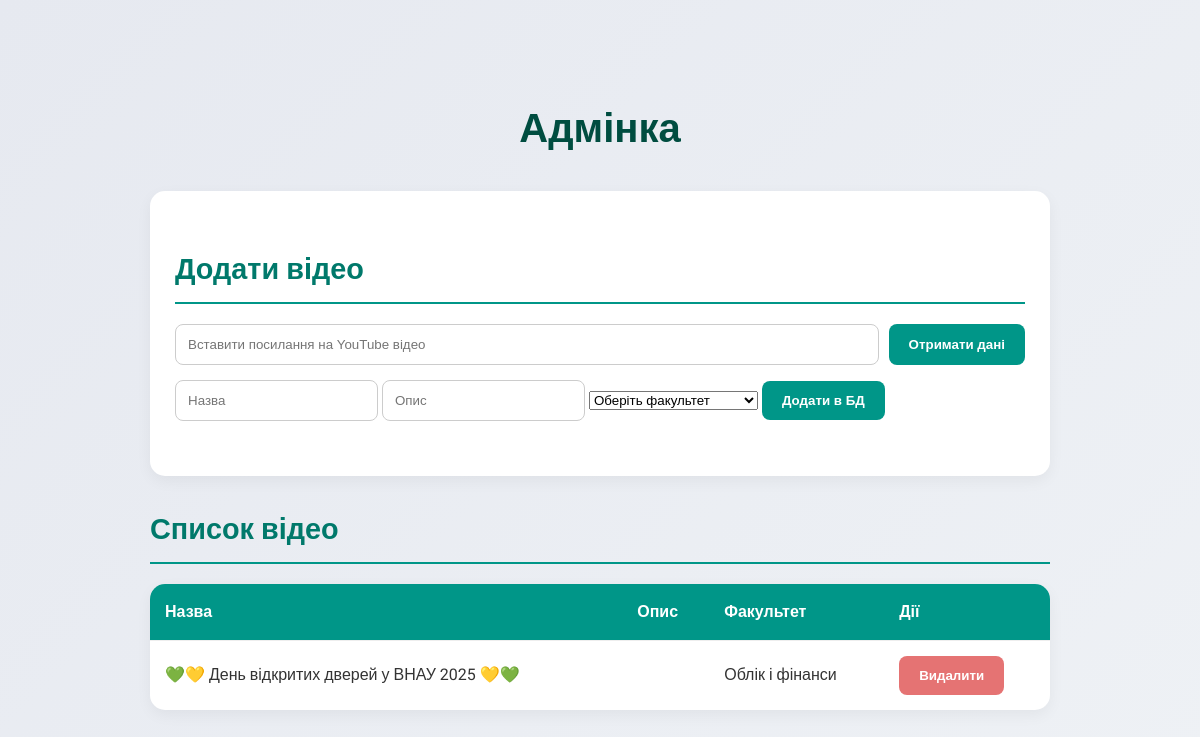
/admin, run on an earlier commit of the app's database.
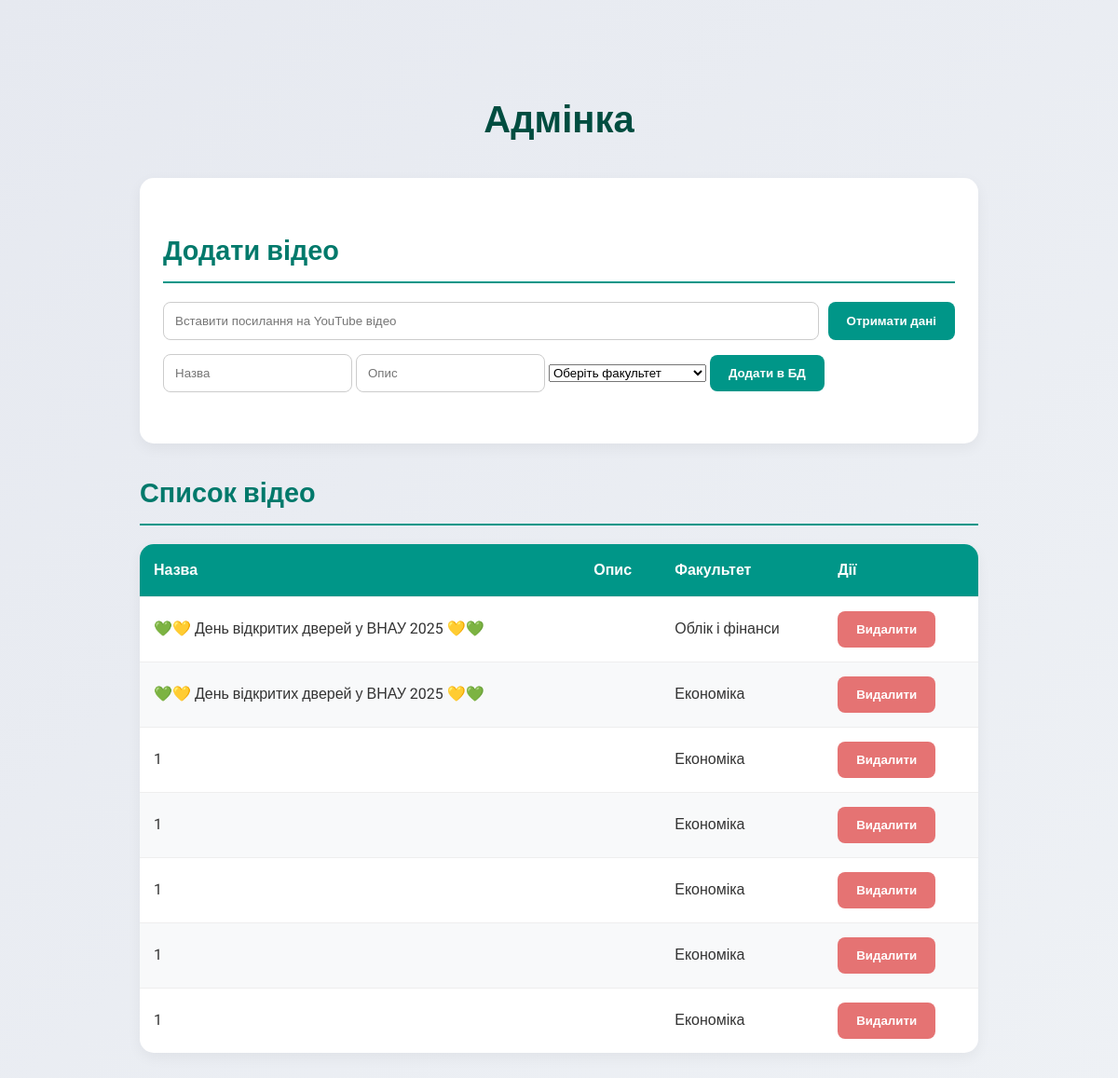
And on a later commit of the database.
### tables this page shows
CREATE TABLE videos (
        id INTEGER PRIMARY KEY AUTOINCREMENT,
        yt_id TEXT NOT NULL,
        title TEXT NOT NULL,
        description TEXT,
        faculty TEXT NOT NULL
    );

### app.py (the view)
@app.route("/admin")
def admin_page():
    videos = database.get_videos(limit=1000, offset=0)
    faculties = [
        "Агрономія", "Екологія", "Інженерія", "Економіка",
        "Облік і фінанси", "Менеджмент", "Технології виробництва", "Ветеринарна медицина"
    ]
    return render_template("admin.html", videos=videos, faculties=faculties)

### database.py (called while the page is built)
def get_videos(faculty=None, limit=5, offset=0):
    conn = sqlite3.connect(DB_NAME)
    c = conn.cursor()
    if faculty:
        c.execute("SELECT id, yt_id, title, description, faculty FROM videos WHERE faculty=? LIMIT ? OFFSET ?",
                  (faculty, limit, offset))
    else:
        c.execute("SELECT id, yt_id, title, description, faculty FROM videos LIMIT ? OFFSET ?",
                  (limit, offset))
    rows = c.fetchall()
    conn.close()
    return [{"id": r[0], "yt_id": r[1], "title": r[2], "description": r[3], "faculty": r[4]} for r in rows]

### templates/admin.html (shortened to what this page needs)
<!DOCTYPE html>
<html lang="uk">
<head>
    <link rel="stylesheet" href="/static/css/admin.css">
</head>
<body>
    <div class="admin-container">
        <h1>Адмінка</h1>
        <div class="add-video-section card">
            <h2>Додати відео</h2>
            <div class="fetch-input-group">
                <input type="text" id="youtube-url" placeholder="Вставити посилання на YouTube відео">
                <button id="fetch-btn" type="button" class="btn">Отримати дані</button>
            </div>
            <form id="add-video-form" method="POST" action="{{ url_for('admin_add') }}">
                <input type="text" name="title" id="title" placeholder="Назва" required>
                <input type="text" name="description" id="description" placeholder="Опис">
                <select name="faculty" id="faculty-select" required>
                    <option value="" disabled selected>Оберіть факультет</option>
                </select>
                <button type="submit" class="btn">Додати в БД</button>
            </form>
            <span id="status-message"></span>
        </div>
        <h2>Список відео</h2>
        <div class="table-container card">
            <table>
                <thead>
                    <tr>
                        <th>Назва</th>
                        <th>Опис</th>
                        <th>Факультет</th>
                        <th>Дії</th>
                    </tr>
                </thead>
                <tbody>
                    {% for v in videos %}
                    <tr>
                        <td>{{ v.title }}</td>
                        <td>{{ v.description }}</td>
                        <td>{{ v.faculty }}</td>
                        <td>
                            <form method="POST" action="{{ url_for('admin_delete', video_id=v.id) }}">
                                <button type="submit" class="btn delete-btn">Видалити</button>
                            </form>
                        </td>
                    </tr>
                    {% endfor %}
                </tbody>
            </table>
        </div>
    </div>
</body>
</html>

### static/css/admin.css (style rules this page uses)
body { font-family: 'Roboto', sans-serif; background: linear-gradient(135deg, #e6e9f0, #eef1f5); padding: 40px; margin: 0; color: #333; line-height: 1.6; }
.admin-container { max-width: 900px; margin: 0 auto; padding: 30px; }
h1 { text-align: center; color: #004d40; font-size: 2.5em; font-weight: 700; margin-bottom: 30px; }
h2 { color: #00796b; font-size: 1.8em; border-bottom: 2px solid #009688; padding-bottom: 10px; margin-top: 30px; margin-bottom: 20px; }
.card { background-color: #fff; border-radius: 15px; padding: 25px; box-shadow: 0 5px 15px rgba(0, 0, 0, 0.05); }
.add-video-section { margin-bottom: 30px; }
.fetch-input-group { display: flex; gap: 10px; margin-bottom: 15px; }
input[type="text"] { flex-grow: 1; padding: 12px; border: 1px solid #ccc; border-radius: 8px; transition: border-color 0.3s; }
.btn { padding: 12px 20px; border: none; background-color: #009688; color: white; font-weight: 700; cursor: pointer; border-radius: 8px; transition: background-color 0.3s ease, transform 0.2s; }
.delete-btn { background-color: #e57373; }
#status-message { display: block; margin-top: 10px; font-style: italic; color: #555; min-height: 20px; }
.table-container { background-color: #fff; border-radius: 15px; overflow: hidden; box-shadow: 0 5px 15px rgba(0, 0, 0, 0.05); padding: 0; }
table { width: 100%; border-collapse: collapse; }
th, td { padding: 15px; text-align: left; border-bottom: 1px solid #eee; }
thead th { background-color: #009688; color: white; font-weight: 700; }
tbody tr:last-child td { border-bottom: none; }
tbody tr:nth-child(even) { background-color: #f8f9fa; }
td form { margin: 0; }

What changed in the data, as far as the page shows it:
added videos: title "💚💛 День відкритих дверей у ВНАУ 2025 💛💚", faculty "Економіка"
added videos: title "1", faculty "Економіка"
added videos: title "1", faculty "Економіка"
added videos: title "1", faculty "Економіка"
added videos: title "1", faculty "Економіка"
added videos: title "1", faculty "Економіка"
